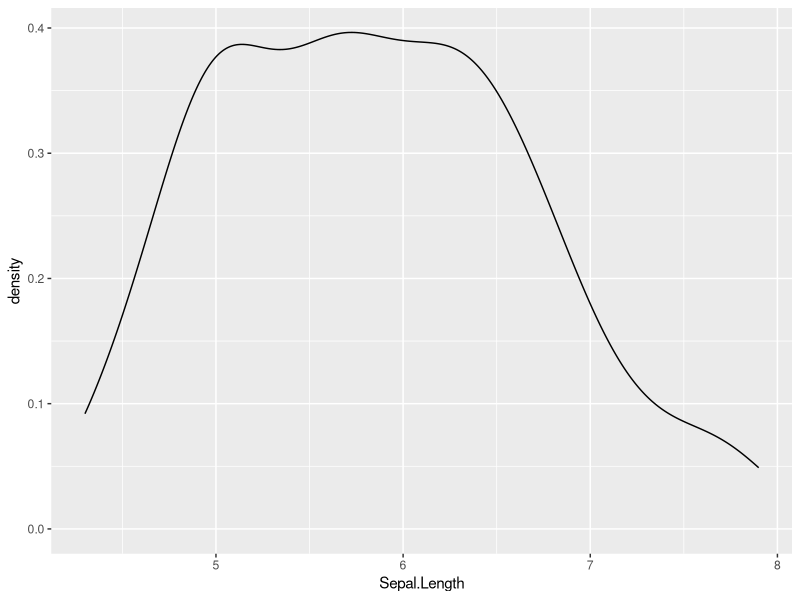

The R script that drew this image:
## ---- chunk 1
knitr::opts_chunk$set(echo = TRUE)
library(tidyverse)
## ---- chunk 2
iris%>%
ggplot(aes (x= Sepal.Length))+
  geom_density()-> github_plot
ggsave("practice_plot.png", github_plot)

